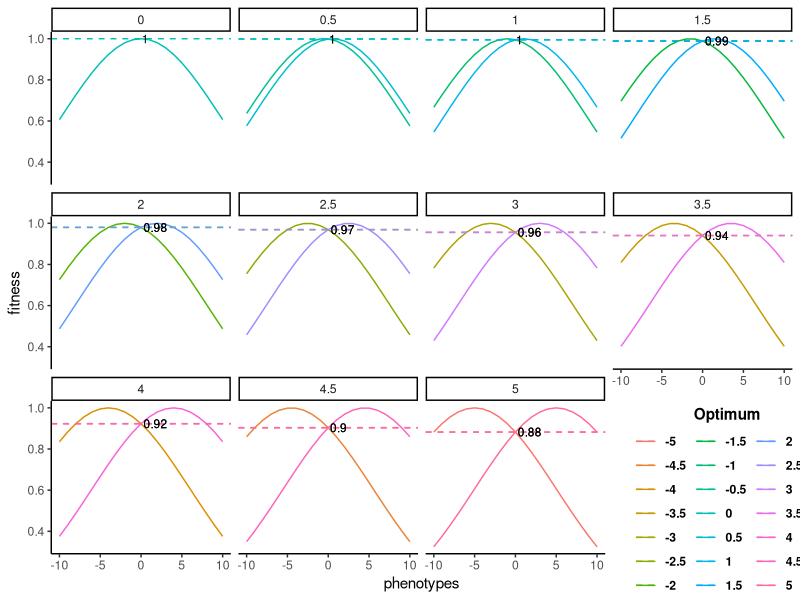
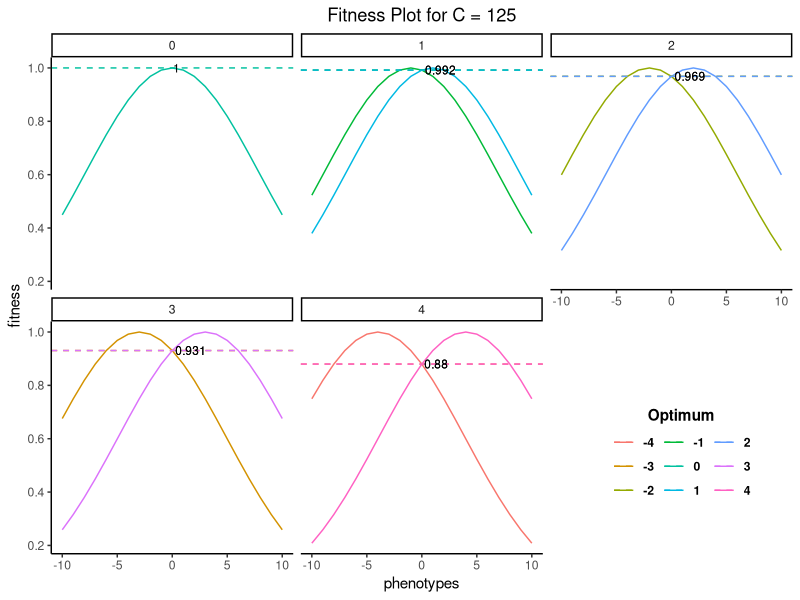
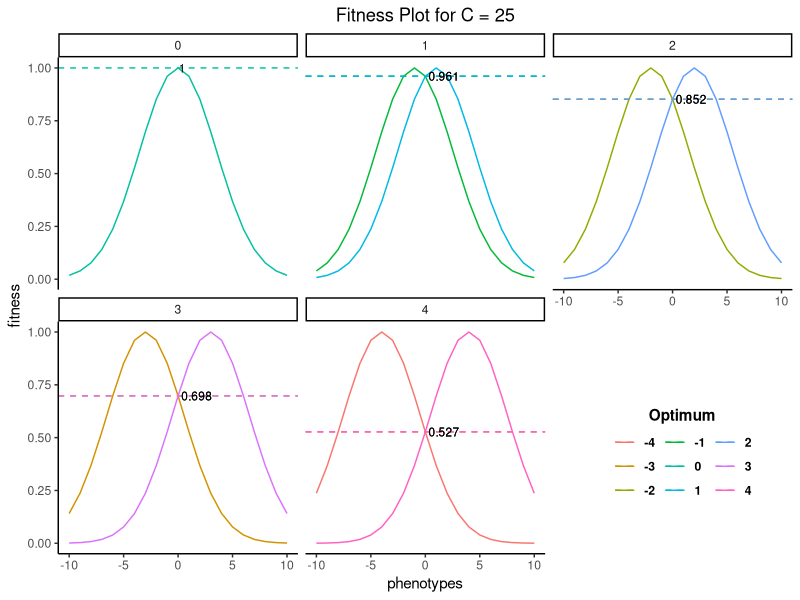
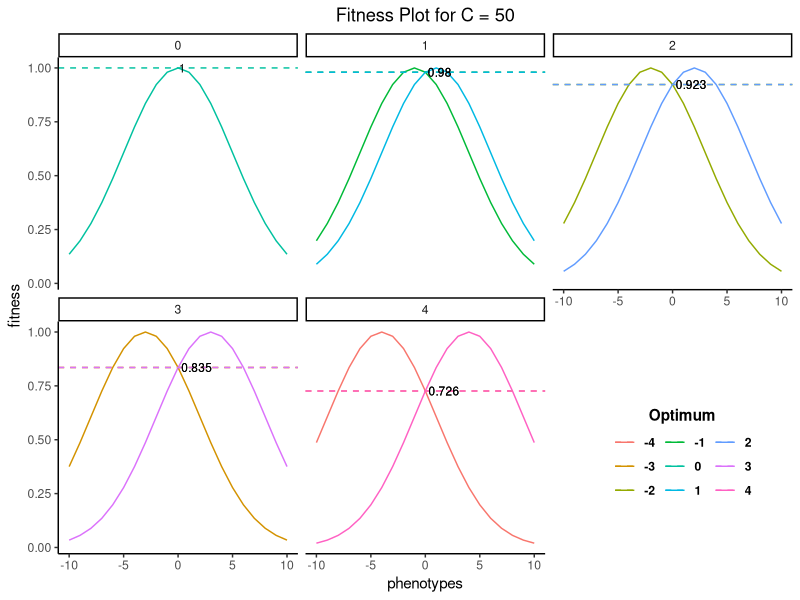
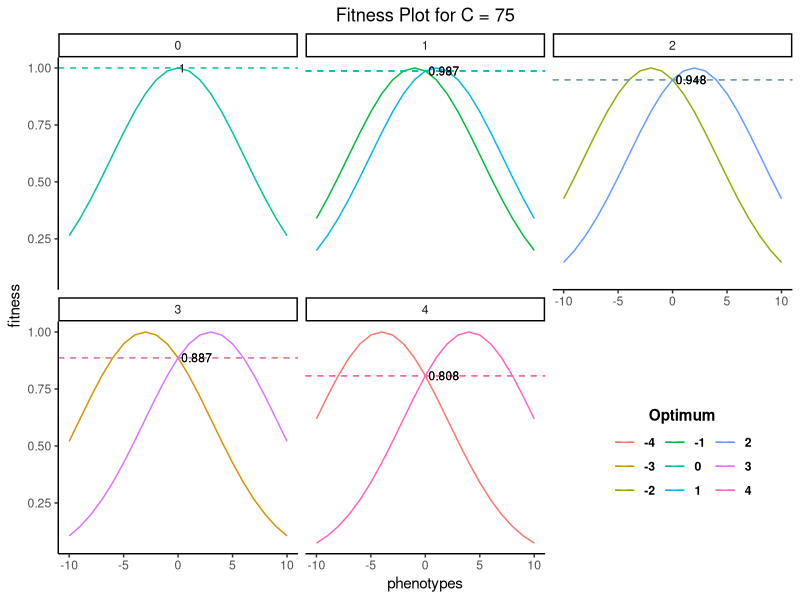
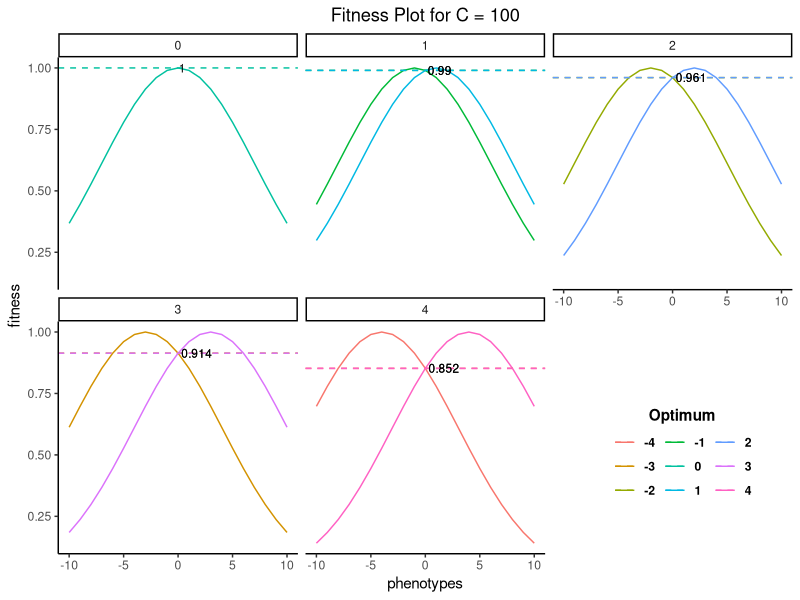
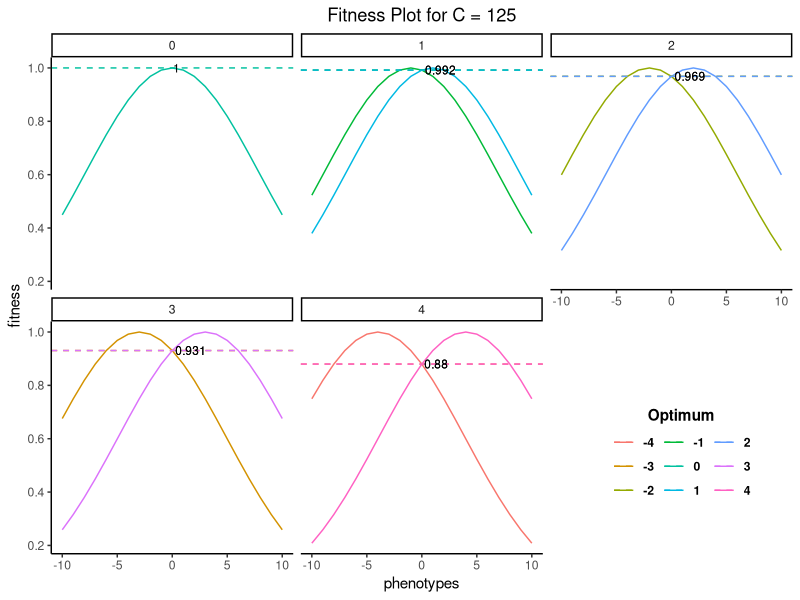
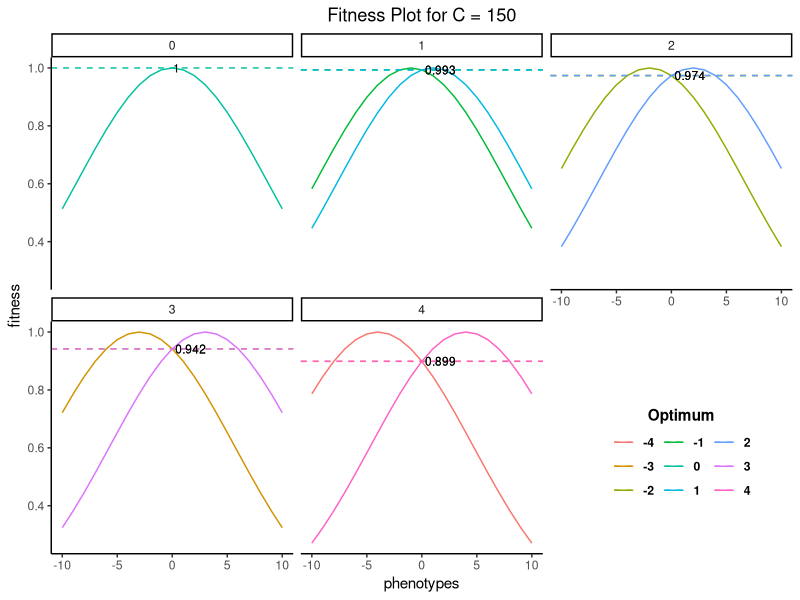

The R source for these figures, in order:
## ---- chunk 1
library(tidyverse)

# Setting up phenotypes and possible optimum values

phenotypes <- seq(-10, 10, by = 1)
optimum <- seq(-5, 5, by = 0.5)

## Used fitness function

fitfx <- function(p, o){
  w = exp(-(1/200)*(p-o)^2)
  return(w)
}

#data

dfw <- crossing(phenotypes, optimum) %>% 
  mutate(fitness = fitfx(phenotypes, optimum))

## ---- chunk 2

# Adding a colum of fitness when phenotype is zero

dfw <- dfw %>%
  group_by(optimum) %>%
  mutate(y_at_x0 = fitfx(0, optimum),
         y_at_optimum = fitfx(optimum, optimum))

## ---- chunk 3
ggplot()+
  geom_line(data = dfw, 
            aes(x = phenotypes, y = fitness, color = factor(optimum)))+
  geom_hline(data = dfw, aes(yintercept = y_at_x0, color = factor(optimum)), linetype = "dashed")+
  geom_text(data = dfw %>% filter(phenotypes == 0), 
            aes(x = 0, y = y_at_x0, label = round(y_at_x0, 2)), 
            hjust = -0.1, vjust = 0.5, size = 3)+
  facet_wrap(~abs(optimum), ncol = 4)+
  theme_classic()+
  theme(legend.position = c(0.9, 0.1),
        legend.box = "square", 
        legend.title = element_text(face = "bold"),
        legend.text = element_text(face = "bold")) + 
  guides(color = guide_legend(ncol = 3, title = '               Optimum'))
## ---- chunk 4
library(tidyverse)

# Setting up phenotypes and possible optimum values
phenotypes <- seq(-10, 10, by = 1)
optimum <- seq(-4, 4, by = 1)
C_values <- seq(25, 200, by = 25)

# Function to plot fitness for a given C value
plot_fitness <- function(C) {
  fitfx <- function(p, o){
    w = exp(-(1/C)*(p-o)^2)
    return(w)
  }

  dfw <- crossing(phenotypes, optimum) %>% 
    mutate(fitness = fitfx(phenotypes, optimum))

  dfw <- dfw %>%
    group_by(optimum) %>%
    mutate(y_at_x0 = fitfx(0, optimum),
           y_at_optimum = fitfx(optimum, optimum))

  p <- ggplot() +
  geom_line(data = dfw, 
            aes(x = phenotypes, y = fitness, color = factor(optimum))) +
  geom_hline(data = dfw, aes(yintercept = y_at_x0, color = factor(optimum)), linetype = "dashed") +
  geom_text(data = dfw %>% filter(phenotypes == 0), 
            aes(x = 0, y = y_at_x0, label = round(y_at_x0, 3)), 
            hjust = -0.1, vjust = 0.5, size = 3) +
  facet_wrap(~abs(optimum), ncol = 3) +
  theme_classic() +
  theme(legend.position = c(0.85, 0.2),
        legend.box = "square", 
        legend.title = element_text(face = "bold"),
        legend.text = element_text(face = "bold"),
        plot.title = element_text(hjust = 0.5)) +  # Center the title
        guides(color = guide_legend(ncol = 3, title = '         Optimum')) +
  ggtitle(paste("Fitness Plot for C =", C))

  
  return(p)
}

# Generate and save plots for each C value
plots <- lapply(C_values, plot_fitness)

# Display the plots (optional, only shows the last plot)
print(plots[[5]])  # Replace with other indices to see different plots

## ---- chunk 5
plots
